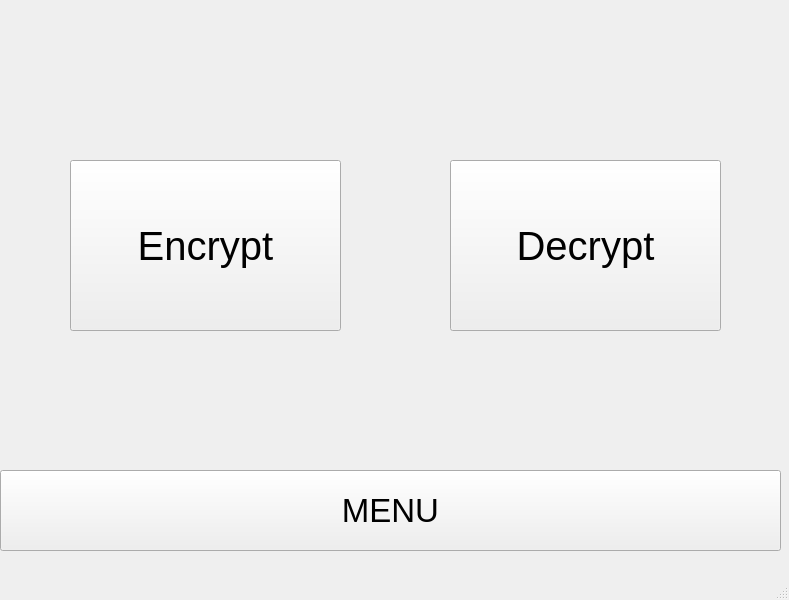
<?xml version="1.0" encoding="UTF-8"?>
<ui version="4.0">
 <class>MainWindow</class>
 <widget class="QMainWindow" name="MainWindow">
  <property name="geometry">
   <rect>
    <x>0</x>
    <y>0</y>
    <width>789</width>
    <height>600</height>
   </rect>
  </property>
  <property name="acceptDrops">
   <bool>true</bool>
  </property>
  <property name="windowTitle">
   <string>Steganography</string>
  </property>
  <widget class="QWidget" name="centralwidget">
   <property name="minimumSize">
    <size>
     <width>789</width>
     <height>559</height>
    </size>
   </property>
   <property name="maximumSize">
    <size>
     <width>789</width>
     <height>559</height>
    </size>
   </property>
   <property name="acceptDrops">
    <bool>false</bool>
   </property>
   <widget class="QStackedWidget" name="stackedWidget">
    <property name="geometry">
     <rect>
      <x>0</x>
      <y>0</y>
      <width>791</width>
      <height>471</height>
     </rect>
    </property>
    <property name="font">
     <font>
      <pointsize>6</pointsize>
     </font>
    </property>
    <property name="acceptDrops">
     <bool>false</bool>
    </property>
    <property name="currentIndex">
     <number>0</number>
    </property>
    <widget class="QWidget" name="menuPage">
     <widget class="QPushButton" name="encryptPageButton">
      <property name="geometry">
       <rect>
        <x>70</x>
        <y>160</y>
        <width>271</width>
        <height>171</height>
       </rect>
      </property>
      <property name="font">
       <font>
        <pointsize>30</pointsize>
       </font>
      </property>
      <property name="text">
       <string>Encrypt</string>
      </property>
     </widget>
     <widget class="QPushButton" name="decryptPageButton">
      <property name="geometry">
       <rect>
        <x>450</x>
        <y>160</y>
        <width>271</width>
        <height>171</height>
       </rect>
      </property>
      <property name="font">
       <font>
        <pointsize>30</pointsize>
       </font>
      </property>
      <property name="text">
       <string>Decrypt</string>
      </property>
     </widget>
    </widget>
    <widget class="QWidget" name="encryptPage">
     <property name="acceptDrops">
      <bool>false</bool>
     </property>
     <widget class="QLineEdit" name="encPswdLineEdit">
      <property name="enabled">
       <bool>false</bool>
      </property>
      <property name="geometry">
       <rect>
        <x>110</x>
        <y>420</y>
        <width>201</width>
        <height>20</height>
       </rect>
      </property>
      <property name="font">
       <font>
        <pointsize>8</pointsize>
       </font>
      </property>
      <property name="acceptDrops">
       <bool>false</bool>
      </property>
      <property name="echoMode">
       <enum>QLineEdit::Normal</enum>
      </property>
     </widget>
     <widget class="QLabel" name="label_3">
      <property name="geometry">
       <rect>
        <x>20</x>
        <y>420</y>
        <width>91</width>
        <height>21</height>
       </rect>
      </property>
      <property name="font">
       <font>
        <pointsize>10</pointsize>
       </font>
      </property>
      <property name="text">
       <string>Mot de passe:</string>
      </property>
     </widget>
     <widget class="QDialogButtonBox" name="encPswdBtnBox">
      <property name="enabled">
       <bool>false</bool>
      </property>
      <property name="geometry">
       <rect>
        <x>320</x>
        <y>420</y>
        <width>101</width>
        <height>23</height>
       </rect>
      </property>
      <property name="standardButtons">
       <set>QDialogButtonBox::Cancel|QDialogButtonBox::Ok</set>
      </property>
     </widget>
     <widget class="ImageLabel" name="encImageLabel">
      <property name="geometry">
       <rect>
        <x>10</x>
        <y>10</y>
        <width>771</width>
        <height>341</height>
       </rect>
      </property>
      <property name="font">
       <font>
        <pointsize>56</pointsize>
       </font>
      </property>
      <property name="contextMenuPolicy">
       <enum>Qt::NoContextMenu</enum>
      </property>
      <property name="acceptDrops">
       <bool>true</bool>
      </property>
      <property name="styleSheet">
       <string notr="true">border:1.5px solid grey; border-radius: 5px; background-color: rgb(221, 221, 221); color: rgba(0, 0, 0, 50)</string>
      </property>
      <property name="text">
       <string>ENCRYPT</string>
      </property>
      <property name="scaledContents">
       <bool>false</bool>
      </property>
      <property name="alignment">
       <set>Qt::AlignCenter</set>
      </property>
     </widget>
     <widget class="QPushButton" name="runEncBtn">
      <property name="enabled">
       <bool>false</bool>
      </property>
      <property name="geometry">
       <rect>
        <x>520</x>
        <y>380</y>
        <width>161</width>
        <height>61</height>
       </rect>
      </property>
      <property name="font">
       <font>
        <family>Segoe UI Black</family>
        <pointsize>20</pointsize>
        <weight>50</weight>
        <bold>false</bold>
       </font>
      </property>
      <property name="text">
       <string>RUN</string>
      </property>
     </widget>
     <widget class="QLineEdit" name="encMessLineEdit">
      <property name="geometry">
       <rect>
        <x>110</x>
        <y>380</y>
        <width>201</width>
        <height>20</height>
       </rect>
      </property>
      <property name="font">
       <font>
        <pointsize>8</pointsize>
       </font>
      </property>
      <property name="acceptDrops">
       <bool>false</bool>
      </property>
      <property name="echoMode">
       <enum>QLineEdit::Normal</enum>
      </property>
     </widget>
     <widget class="QLabel" name="label_5">
      <property name="geometry">
       <rect>
        <x>20</x>
        <y>380</y>
        <width>61</width>
        <height>21</height>
       </rect>
      </property>
      <property name="font">
       <font>
        <pointsize>10</pointsize>
       </font>
      </property>
      <property name="text">
       <string>Message: </string>
      </property>
     </widget>
     <widget class="QDialogButtonBox" name="encMessBtnBox">
      <property name="enabled">
       <bool>false</bool>
      </property>
      <property name="geometry">
       <rect>
        <x>320</x>
        <y>380</y>
        <width>101</width>
        <height>23</height>
       </rect>
      </property>
      <property name="standardButtons">
       <set>QDialogButtonBox::Cancel|QDialogButtonBox::Ok</set>
      </property>
     </widget>
    </widget>
    <widget class="QWidget" name="decryptPage">
     <widget class="QDialogButtonBox" name="decPswdBtnBox">
      <property name="enabled">
       <bool>false</bool>
      </property>
      <property name="geometry">
       <rect>
        <x>160</x>
        <y>440</y>
        <width>101</width>
        <height>23</height>
       </rect>
      </property>
      <property name="standardButtons">
       <set>QDialogButtonBox::Cancel|QDialogButtonBox::Ok</set>
      </property>
     </widget>
     <widget class="QLineEdit" name="decPswdLineEdit">
      <property name="geometry">
       <rect>
        <x>110</x>
        <y>410</y>
        <width>201</width>
        <height>20</height>
       </rect>
      </property>
      <property name="font">
       <font>
        <pointsize>8</pointsize>
       </font>
      </property>
      <property name="acceptDrops">
       <bool>false</bool>
      </property>
      <property name="echoMode">
       <enum>QLineEdit::Password</enum>
      </property>
     </widget>
     <widget class="QLabel" name="label_4">
      <property name="geometry">
       <rect>
        <x>20</x>
        <y>410</y>
        <width>91</width>
        <height>21</height>
       </rect>
      </property>
      <property name="font">
       <font>
        <pointsize>10</pointsize>
       </font>
      </property>
      <property name="text">
       <string>Mot de passe:</string>
      </property>
     </widget>
     <widget class="QPushButton" name="runDecBtn">
      <property name="enabled">
       <bool>false</bool>
      </property>
      <property name="geometry">
       <rect>
        <x>470</x>
        <y>400</y>
        <width>161</width>
        <height>61</height>
       </rect>
      </property>
      <property name="font">
       <font>
        <family>Segoe UI Black</family>
        <pointsize>20</pointsize>
        <weight>50</weight>
        <bold>false</bold>
       </font>
      </property>
      <property name="text">
       <string>RUN</string>
      </property>
     </widget>
     <widget class="ImageLabel" name="decImageLabel">
      <property name="geometry">
       <rect>
        <x>10</x>
        <y>10</y>
        <width>771</width>
        <height>371</height>
       </rect>
      </property>
      <property name="font">
       <font>
        <pointsize>56</pointsize>
       </font>
      </property>
      <property name="contextMenuPolicy">
       <enum>Qt::NoContextMenu</enum>
      </property>
      <property name="acceptDrops">
       <bool>true</bool>
      </property>
      <property name="styleSheet">
       <string notr="true">border:1.5px solid grey; border-radius: 5px; background-color: rgb(221, 221, 221); color: rgba(0, 0, 0, 50)</string>
      </property>
      <property name="text">
       <string>DECRYPT</string>
      </property>
      <property name="scaledContents">
       <bool>false</bool>
      </property>
      <property name="alignment">
       <set>Qt::AlignCenter</set>
      </property>
     </widget>
    </widget>
   </widget>
   <widget class="QPushButton" name="menuPageButton">
    <property name="geometry">
     <rect>
      <x>0</x>
      <y>470</y>
      <width>781</width>
      <height>81</height>
     </rect>
    </property>
    <property name="font">
     <font>
      <family>Segoe UI</family>
      <pointsize>25</pointsize>
     </font>
    </property>
    <property name="text">
     <string>MENU</string>
    </property>
   </widget>
  </widget>
  <widget class="QMenuBar" name="menubar">
   <property name="geometry">
    <rect>
     <x>0</x>
     <y>0</y>
     <width>789</width>
     <height>21</height>
    </rect>
   </property>
  </widget>
  <widget class="QStatusBar" name="statusbar"/>
 </widget>
 <customwidgets>
  <customwidget>
   <class>ImageLabel</class>
   <extends>QLabel</extends>
   <header location="global">custom.h</header>
  </customwidget>
 </customwidgets>
 <resources>
  <include location="ressources/ressource1.qrc"/>
 </resources>
 <connections/>
</ui>
